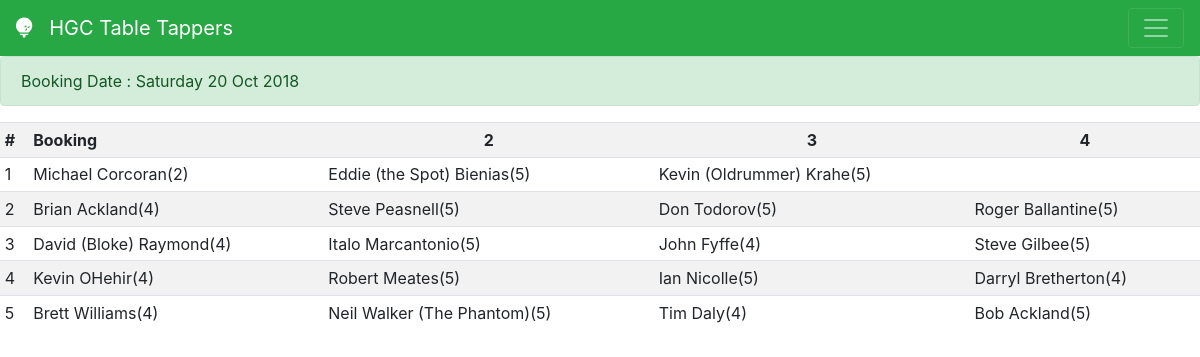
Screenshot of /GenerateBookings.php with the database file from the repository.
### tables this page shows
CREATE TABLE `players` (
  `ID` int(5) NOT NULL AUTO_INCREMENT,
  `MemberNo` int(5) NOT NULL,
  `Given` varchar(50) NOT NULL,
  `Surname` varchar(50) NOT NULL,
  `Name` varchar(50) NOT NULL,
  `Email` varchar(50) NOT NULL,
  `Saturday` int(11) DEFAULT '1',
  `username` varchar(50) DEFAULT NULL,
  `Wednesday` tinyint(11) NOT NULL DEFAULT '0',
  PRIMARY KEY (`ID`)
);

### GenerateBookings.php (the view, shortened to what this page needs)
<?php
require "Database.php";
$Offset=(isset($_REQUEST["Offset"])) ? $_REQUEST["Offset"] : "1";
$Day=(isset($_REQUEST["Day"])) ? $_REQUEST["Day"] : "Sat";
if ($Day=="Sat"){
  $Day="Saturday";
  $DayFilter = "p.Saturday=1";
  $BookingFilter="date_format(b.BookingDate,'%a')='Sat'";
}
$dummies=0;
$TimeAdjust="$Day +$Offset weeks";
$BookingDate=date("Y-m-d",strtotime($TimeAdjust));
$NiceBookingDate=date("d M Y",strtotime($TimeAdjust));
$TimeAdjust="$Day -2 weeks";
$RecentBookingLimit=date("Y-m-d",strtotime($TimeAdjust));
require "Header.php";
require "Navigation.php";
echo '<div class="alert alert-success" role="alert">';
echo "Booking Date : $Day $NiceBookingDate </div>";
$sql="SELECT p.id id, (select count(*) from Bookings b where $BookingFilter and b.PlayerID1=p.id) Total,
                      (select count(*) from Bookings b
                                       where $BookingFilter
                                       and BookingDate>$RecentBookingLimit
                                       and b.PlayerID1=p.id) LastWeeks
      FROM Players p
      where $DayFilter
      and  p.id not in (SELECT PlayerID from PlayerNotAvailable where BookingDate='$BookingDate')
      Order By LastWeeks, Total";
$results = mysqli_query($link,$sql);
if ($results) {
  while ($row = mysqli_fetch_array($results)) {
    $players[] = $row[0];
  }
}
$groups=ceil(count($players)/4);
$extras=count($players)%4;
for ($g=0; $g<$groups; $g++) {
  $bookingId[]=$players[$g];
}
$sql="SELECT p.id id,p.name name
      FROM Players p
      where $DayFilter
      and p.id not in (SELECT PlayerID from PlayerNotAvailable where BookingDate='$BookingDate')
      and p.id not in (".implode(',',$bookingId).")
      Order By rand()";
$result = mysqli_query($link,$sql);
$players=array();
if ($result) {
  while ($row = mysqli_fetch_array($result)) {
    $players[] = $row[0];
  }
}
if ($extras>0) {
  $dummies=4-$extras;
}
$p=0;
echo "<table class='table-striped table table-sm'><tr><th scope=col>#</th>";
echo "<th scope=col>Booking</td>";
echo "<th class='text-center' scope=col>2</td>";
echo "<th class='text-center' scope=col>3</td>";
echo "<th class='text-center' scope=col>4</td></tr>";
for ($g=0; $g<$groups; $g++) {
  $GroupNumber=$g+1;
  echo "<tr>";
  echo "<td>$GroupNumber</td>";
  $pg=4;
  if ($dummies>0) {
    $dummies=$dummies-1;
    $pg=$pg-1;
  }
  $groupId=array();
  $groupId[]=$bookingId[$g];
  for ($i=1;$i<$pg;$i++) {
    $groupId[]=$players[$p];
    $p++;
  }
  $sql="select p.id, p.name, (select count(*) from Bookings b
                              where $BookingFilter and b.PlayerID1=p.id
                              and b.BookingDate<>'$BookingDate') BookCount
        from Players p where id in (".implode(',',$groupId).")
        ORDER BY FIELD(p.id,".implode(',',$groupId).")";
  $result = mysqli_query($link,$sql);
  if ($result) {
    $cols=0;
    while ($row = mysqli_fetch_array($result)) {
      echo "<td>".$row[1]."(".$row[2].")</td>";
      $cols=$cols+1;
    }
    for ($i=$cols;$i<4;$i++) {
      echo "<td>&nbsp;</td>";
    }
    echo "</tr>";
  } else {
    echo mysqli_error($link);
  }
}
echo "</table>";
require "Footer.php";
?>

### rows the page displays
players: Name "Michael Corcoran", row "2"
players: Name "Eddie (the Spot) Bienias", row "5"
players: Name "Kevin (Oldrummer) Krahe", row "5"
players: Name "Brian Ackland", row "4"
players: Name "Steve Peasnell", row "5"
players: Name "Don Todorov", row "5"
players: Name "Roger Ballantine", row "5"
players: Name "David (Bloke) Raymond", row "4"
players: Name "Italo Marcantonio", row "5"
players: Name "John Fyffe", row "4"
players: Name "Steve Gilbee", row "5"
players: Name "Kevin OHehir", row "4"
players: Name "Robert Meates", row "5"
players: Name "Ian Nicolle", row "5"
players: Name "Darryl Bretherton", row "4"
players: Name "Brett Williams", row "4"
players: Name "Neil Walker (The Phantom)", row "5"
players: Name "Tim Daly", row "4"
players: Name "Bob Ackland", row "5"

### other values shown
$Day "Saturday"
$NiceBookingDate "20 Oct 2018"
$GroupNumber "1"
$GroupNumber "2"
$GroupNumber "3"
$GroupNumber "4"
$GroupNumber "5"
